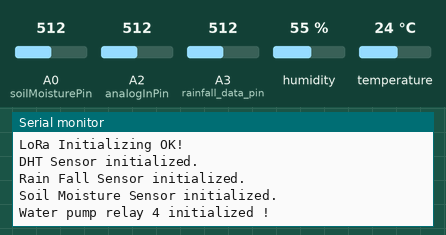
Recording of a sketch running on a simulated Arduino Uno, built with avr-gcc and run on an emulated ATmega328P. Shown: the last lines printed to the serial monitor. Wiring (inferred from the names in the program): DS3231 clock at I2C address 0x68. The inputs (shaded band) are chosen by the test bench; at power-on: A0 (soilMoisturePin) = 512, A2 (analogInPin) = 512, A3 (rainfall_data_pin) = 512, humidity 55 %, temperature 24 °C. The local clock reads 2024-03-15 10:24:30 at power-on unless the sketch sets it; random numbers use the default seed unless the sketch sets one; no radio packets arrive unless stated.

Above: at 1.4 s.
1.5 s: A0 (soilMoisturePin) set to 716
At 12.8 s:
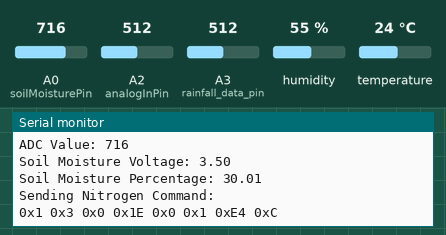
13.5 s: A2 (analogInPin) set to 716
At 13.5 s:
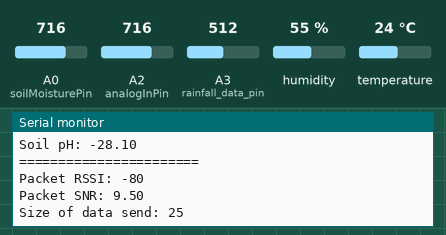
16.6 s: A3 (rainfall_data_pin) set to 30
19.7 s: A3 (rainfall_data_pin) set to 306
22.8 s: A0 (soilMoisturePin) set to 30
At 25.06 s:
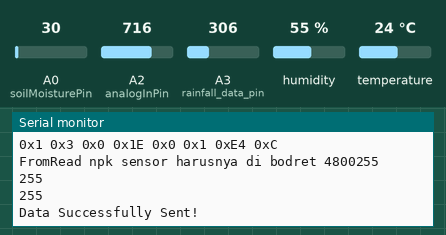
25.9 s: A2 (analogInPin) set to 30
At 26.9 s:
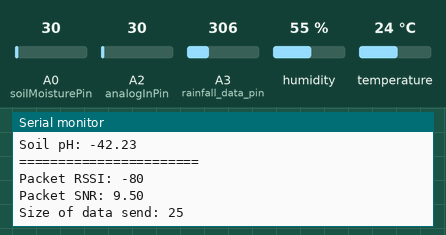

Measured:
- after the input at 1.5 s, the serial monitor: prints a new line after 10.5 s (image 1)
- after the input at 22.8 s, the serial monitor: prints a new line after 1.2 s (image 3)

The sketch:

Main_Uno.ino
```cpp
#include "LoraSX1278.h"
// #include "nrf24l01.h"
#include "dhht.h"
#include "soilMoisture.h"
#include "automation.h"
#include "rtc3231.h"
#include "npk.h"
#include "phSensor.h"
#include "rainfall.h"

unsigned long currentTime ;
unsigned long startTime ;
unsigned long intervalTime = 12000; // interval for sending nrf24l01

unsigned long previousDhtMillis = 0;
const unsigned long dhtInterval = 2000; // Interval waktu untuk membaca DHT

void setup() {
  Serial.begin(9600);
  delay(100);
  // setupNrf24l01();
  setupLora();
  setupRTC();
  initDHT();
  initRainfallSensor();
  initSoilMoistureSensor();
  initAutomation();
  initNPKSensor();
  initPhSensor();


}

void loop() {
  // SensorData data;
  // readData(data);
  // sendDataLora(data);
  currentTime = millis();


  // turnOnWaterPump();

  // Serial.println(AutomationStatus.waterPinStatus);

  // Membaca sensor DHT setiap 2 detik
  if (currentTime - previousDhtMillis >= dhtInterval) {
    previousDhtMillis = currentTime;
    readTemp();
    readHum();
  }


  if(currentTime - startTime >= intervalTime){
    // readAndSend();
    SensorData data;
    readData(data);
    sendDataLora(data);
    startTime = currentTime;
  }
  //  cekIntervalTime();
  byte second , minute , hour , dayOfWeek, dayOfMonth, month, year;
  readDS3231time(&second, &minute, &hour, &dayOfWeek, &dayOfMonth, &month, &year);

  time timeToDisplay;
  timeToDisplay.hour1 = hour;
  timeToDisplay.minute1 = minute;
  timeToDisplay.seconds1 = second;

  if (timeToDisplay.hour1 ==21 && timeToDisplay.minute1 == 25 && timeToDisplay.seconds1 == 10  && !waterPinState){
    Serial.println("Jadwal water pump hidup");
    turnOnWaterPump();
    Serial.println("ini dari struct  --> ");
    Serial.println(timeToDisplay.hour1);
    Serial.println(timeToDisplay.minute1);
    Serial.println(timeToDisplay.seconds1);
  }

  if (timeToDisplay.hour1 ==21 && timeToDisplay.minute1 == 27 && timeToDisplay.seconds1 == 00  && !waterPinState){
    Serial.println("Jadwal water pump hidup");
    turnOnWaterPump();
    Serial.println("ini dari struct  --> ");
    Serial.println(timeToDisplay.hour1);
    Serial.println(timeToDisplay.minute1);
    Serial.println(timeToDisplay.seconds1);
  }

  displayTime(); // digunakan untuk menampilkan &  mengset waktu yang dikirim ke NRF

  // Serial.println("ini dari struct  --> ");
  // Serial.println(timeToDisplay.hour1);
  // Serial.println(timeToDisplay.minute1);
  // Serial.println(timeToDisplay.seconds1);
  // Serial.println("---end---");
  // delay(3000);
  // cek time interval dari water pump
  cekIntervalTime();

}
```

LoraSX1278.cpp
```cpp
#include "LoraSX1278.h"
#include "rainfall.h"
#include "soilMoisture.h"
#include "automation.h"
#include "npk.h"
#include "phSensor.h"
#include "soilMoisture.h"
#include "dhht.h"


const int ss = 10;
const int rst = 9;
const int dio0 = 4;
const uint8_t LORA_MAC_PRIVATE_SYNCWORD = 0x12;
const uint8_t LORA_MAC_PUBLIC_SYNCWORD = 0x34;
const uint32_t LORA_FREQUENCY = 433E6;


void setupLora(){
  Serial.println("LoRa Sender");
  LoRa.setPins(ss, rst, dio0);
  // Parameter tambahan
  LoRa.setSPIFrequency (10000000); // cuman bisa 10 kalo 20 ga jalan
  LoRa.setTxPower(20);
  LoRa.setSignalBandwidth(125E3); // Bandwidth 125 kHz
  LoRa.setCodingRate4(5);         // Coding rate 4/5
  LoRa.setSpreadingFactor(7);     // Spreading factor 7
  // Set the LoRa frequency
  while (!LoRa.begin(433E6)) {
    Serial.println("Initializing LoRa...");
    delay(100);
  }
  LoRa.setSyncWord(LORA_MAC_PRIVATE_SYNCWORD); // Sync word for private network

  Serial.println("LoRa Initializing OK!");
}


void sendDataLora(const SensorData &data){
  if (!LoRa.beginPacket()){
    Serial.println("failed send packet" );
    return;
  }

  LoRa.write((uint8_t *)&data, sizeof(data));
  LoRa.endPacket();
  Serial.println("Data Successfully Sent!");
  Serial.print("Succes Data Size = "); Serial.println(sizeof(data));
  printDataLora(data);
  delay(100);

}

void printDataLora(const SensorData &data){
  Serial.println("===== Sensor Data Print =====");
  Serial.print("Counter: "); Serial.println(data.counter);
  Serial.print("Temperature: "); Serial.println(data.temperature);
  Serial.print("Humidity: "); Serial.println(data.humidity);
  Serial.print("Rainfall: "); Serial.println(data.rainfall);
  Serial.print("Soil Moisture (%): "); Serial.println(data.soilMoisturePercent);
  Serial.print("Water Pump Status: "); Serial.println(data.automation);
  Serial.print("Nitrogen: "); Serial.println(data.nitrogen);
  Serial.print("Phosphorus: "); Serial.println(data.phosporus);
  Serial.print("Potassium: "); Serial.println(data.potassium);
  Serial.print("Soil pH: "); Serial.println(data.phTanah);
  Serial.println("=======================");
  Serial.print("Packet RSSI: "); Serial.println(LoRa.packetRssi());
  Serial.print("Packet SNR: "); Serial.println(LoRa.packetSnr());
  Serial.print("Size of data send: ");
  Serial.println(sizeof(SensorData));
}


void readData(SensorData &data){
  // soil moisture
  readSoilMoisture();
  // soilMoisture soilMoistureValue;
  soilMoisture soilMoistureValue = readSoilMoisture();  // Ambil struct dari fungsi readSoilMoisture

  // npk
  byte nitrogen_value, phosphorus_value, potassium_value;
  readNPKSensor(nitrogen_value, phosphorus_value, potassium_value);
  npk npkValue ;
  // Automation
  Automation automationValue;
  // DHT
  readTemp();
  readHum();
  //PH
  readPh();


  if (isnan(data.temperature) || isnan(data.humidity) || isnan(data.rainfall)) {
    Serial.println("Gagal membaca dari sensor !");
  }

  // Mengisi nilai untuk dikirim (NRF)
  static uint8_t counter = 0 ;
  data.counter = ++counter;                                               //  counter
  data.temperature = random(10);//readTemp();                             //  suhu
  data.humidity = random(20); //readHum();                                //  kelembaban
  data.rainfall = readRainfall();                                         //  raindfall
  // data.adc = soilMoistureValue.adc;                                    //  soil moisture
  // data.tegangan = soilMoistureValue.tegangan;                          //  soil moisture
  data.soilMoisturePercent = soilMoistureValue.soilMoisturePercent;       //  soil moisture
  data.automation = waterPinState;                                        // status pompa air
  data.nitrogen = npkValue.nitrogen;                                      // npk
  data.phosporus = npkValue.phosporus;                                    // npk
  data.potassium = npkValue.potassium;                                    // npk
  // data.nitrogen = nitrogen_value;
  // data.phosporus = phosphorus_value;
  // data.potassium = potassium_value;
  data.phTanah = phTanah;                                                 //ph sensor
  // data.phSensorValue =phSensorValue;                                   //ph sensor


  // sx1278 dumy start
  // static uint8_t counter = 0 ;
  // data.counter = ++counter;
  // data.temperature = random(15, 35);
  // data.humidity = random(30, 70);
  // data.rainfall = random(0, 10);
  // data.soilMoisturePercent = random(40, 80);
  // data.automation = counter % 2;
  // data.nitrogen = random(10, 50);
  // data.phosporus = random(5, 25);
  // data.potassium = random(10, 40);
  // data.phTanah = random(5, 8);
}
```

LoraSX1278.h
```cpp
#ifndef LORASX1278_H
#define LORASX1278_H
#include <SPI.h>
#include <LoRa.h>


extern const int ss;
extern const int tst;
extern const int dio;
extern const uint8_t LORA_MAC_PRIVATE_SYNCWORD;
extern const uint8_t LORA_MAC_PUBLIC_SYNCWORD;
extern const uint32_t LORA_FREQUENCY;

/* Lora arduino pin
 SCK ---> 13
 MISO  ---> 12
 MOSI  ---> 11
 NSS   ---> 10
 RST ---> 9
 DIO0 ---> 4
 GND --> GND
 3.3V --> 3.3V
*/

// Define the data structure
struct SensorData {
  uint8_t counter;
  uint8_t temperature;
  float humidity;
  float rainfall;
  float soilMoisturePercent;
  bool automation;
  uint16_t nitrogen;
  uint16_t phosporus;
  uint16_t potassium;
  float phTanah;
}__attribute__((packed, aligned(1)));

void setupLora();
void readData(SensorData &data);
void sendDataLora(const SensorData &data);
void printDataLora(const SensorData &data);

#endif
```

automation.cpp
```cpp
#include "automation.h"

// Inisialisasi variabel global
unsigned long StartTime = 0;            // Waktu mulai penyiraman
unsigned long timeInterval = 60000;     // Interval waktu penyiraman (60 detik)
bool waterPinState ;             // Status pompa air (nyala/mati)

Automation AutomationStatus ;

void initAutomation() {
    pinMode(RELAY_WATER_PUMP, OUTPUT);
    Serial.println("Water pump relay 4 initialized !");
    digitalWrite(RELAY_WATER_PUMP, HIGH); // Matikan semua relay pada awalnya
    waterPinState = false;

}

void turnOnWaterPump() {
    // unsigned long currentMilliss = millis();

    waterPinState = true;

    digitalWrite(RELAY_WATER_PUMP, LOW); // Menghidupkan relay water pump
    Serial.println("Menghidupkan water pump");
    Serial.print("Current millis: ");
    Serial.println(millis());
    Serial.print("Start time: ");
    Serial.println(StartTime);

    StartTime = millis();;           // Waktu mulai

    AutomationStatus.waterPinStatus = waterPinState;
      bool tes;
  tes = digitalRead(RELAY_WATER_PUMP);
  Serial.print("nilai readnya = " );
  Serial.println(tes);
  Serial.print("nilai waterpinstate from turn on = " );
  Serial.println(waterPinState);
}

void cekIntervalTime() {
    unsigned long currentMilliss = millis();
    // Serial.print("Cek interval - Current millis: ");
    // Serial.println(currentMilliss);
    if ((waterPinState) && (currentMilliss - StartTime >= timeInterval)) {
        Serial.println("Mematikan semua pompa");
        digitalWrite(RELAY_WATER_PUMP, HIGH);          // Matikan relay water pump
        waterPinState = false;
        AutomationStatus.waterPinStatus = waterPinState;
        Serial.print("nilai waterpinstate from cek = " );
        Serial.println(waterPinState);
    }

}
```

automation.h
```cpp
#ifndef AUTOMATION_H
#define AUTOMATION_H

#include <Arduino.h>

const int RELAY_WATER_PUMP = 8;

// Variabel global untuk status pin dan waktu
extern unsigned long StartTime;
extern unsigned long timeInterval;
extern bool waterPinState ;


struct Automation{
  bool waterPinStatus;
};

// Deklarasi fungsi
void initAutomation();
void turnOnWaterPump();
void cekIntervalTime();


#endif 
```

dhht.cpp
```cpp
#include "dhht.h"

#define DHTPIN 4
#define DHTTYPE DHT11

DHT dht(DHTPIN, DHTTYPE);
float temperature ;
float humidity ;

void initDHT() {
  dht.begin();
  Serial.println("DHT Sensor initialized.");
}

float readTemp(){
  temperature = dht.readTemperature();
  return temperature;
}

float readHum(){
  humidity = dht.readHumidity();
  return humidity;
}
  // if (isnan(temperature) || isnan(humidity)) {
  //   Serial.println("Failed to read from DHT sensor!");
  // } else {
  //   Serial.print("Temperature: ");
  //   Serial.println(temperature);
  //   Serial.print("Humidity: ");
  //   Serial.println(humidity);
  // }
```

dhht.h
```cpp
#ifndef DHHT_H
#define DHHT_H

#include <DHT.h>

extern DHT dht;
extern float temperature;
extern float humidity;

void initDHT();

float readTemp();
float  readHum();
#endif
```

npk.cpp
```cpp
#include "npk.h"
#include <Arduino.h>
#include <SoftwareSerial.h>


#define DI 2
#define RO 3
#define DE 7
#define RE 8

// Membuat objek SoftwareSerial untuk menggantikan Serial2
SoftwareSerial npkSerial(RO, DI); // RX, TX


const byte nitro[] = {0x01, 0x03, 0x00, 0x1e, 0x00, 0x01, 0xe4, 0x0c};
const byte phos[] = {0x01, 0x03, 0x00, 0x1f, 0x00, 0x01, 0xb5, 0xcc};
const byte pota[] = {0x01, 0x03, 0x00, 0x20, 0x00, 0x01, 0x85, 0xc0};

byte values[11];

byte nitrogen() {
  npkSerial.flush();

  digitalWrite(DE, HIGH);
  digitalWrite(RE, HIGH);
  Serial.println("Sending Nitrogen Command:");
    for (byte i = 0; i < sizeof(nitro); i++) {
      Serial.print("0x");
      Serial.print(nitro[i], HEX);
      Serial.print(" ");
    }
  Serial.println();
  delay(10);
  if (npkSerial.write(nitro, sizeof(nitro)) == 8) {
    npkSerial.flush();
    digitalWrite(DE, LOW);
    digitalWrite(RE, LOW);
    for (byte i = 0; i < 7; i++) {
      values[i] = npkSerial.read();
    }
  }
  return values[4];
}

byte phosphorous() {
  npkSerial.flush();

  digitalWrite(DE, HIGH);
  digitalWrite(RE, HIGH);
  delay(10);
  if (npkSerial.write(phos, sizeof(phos)) == 8) {
    npkSerial.flush();
    digitalWrite(DE, LOW);
    digitalWrite(RE, LOW);
    for (byte i = 0; i < 7; i++) {
      values[i] = npkSerial.read();
    }
  }
  return values[4];
}

byte potassium() {
  npkSerial.flush();

  digitalWrite(DE, HIGH);
  digitalWrite(RE, HIGH);
  delay(10);
  if (npkSerial.write(pota, sizeof(pota)) == 8) {
    npkSerial.flush();
    digitalWrite(DE, LOW);
    digitalWrite(RE, LOW);
    for (byte i = 0; i < 7; i++) {
      values[i] = npkSerial.read();
    }
  }
  return values[4];
}

void initNPKSensor() {
  npkSerial.begin(4800);

  // Initiation for NPK sensor
  pinMode(RE, OUTPUT);
  pinMode(DE, OUTPUT);

  // put RS-485 into receive mode
  digitalWrite(DE, LOW);
  digitalWrite(RE, LOW);
}

void readNPKSensor(byte &nitrogen_value, byte &phosphorus_value, byte &potassium_value) {
  npk npkValue;
  nitrogen_value = nitrogen();
  delay(250);
  phosphorus_value = phosphorous();
  delay(250);
  potassium_value = potassium();
  delay(250);
  npkValue.nitrogen =nitrogen_value ;
  npkValue.phosporus =phosphorus_value ;
  npkValue.potassium =potassium_value ;
  Serial.print("FromRead npk sensor harusnya di bodret 4800");
  Serial.println(nitrogen_value);
  Serial.println(phosphorus_value);
  Serial.println(potassium_value);

}
```

npk.h
```cpp
#ifndef NPKSENSOR_H
#define NPKSENSOR_H

#include <Arduino.h>

extern const byte nitro[];
extern const byte phos[];
extern const byte pota[];
extern byte values[];

struct npk{
  uint16_t nitrogen;
  uint16_t phosporus;
  uint16_t potassium;
};

void initNPKSensor();
void readNPKSensor(byte &nitrogen_value, byte &phosphorus_value, byte &potassium_value);
byte nitrogen();
byte phosphorous();
byte potassium();

#endif // NPKSENSOR_H
```

phSensor.cpp
```cpp
#include "phSensor.h"

#define analogInPin A2 // di esp = 35 , arduino = A2 (Kuning DMS - A0), Hijau dms - 6 Uno, Kabel hitam-> orange dms, putih -> gnd board

int phSensorValue;        // Nilai ADC dari sensor
float phTanah;

void initPhSensor() {
  // Inisialisasi pin sensor pH tanah
  pinMode(analogInPin, INPUT);
}

void readPh() {
  phSensorValue = analogRead(analogInPin);
  phTanah = (-0.0693 * phSensorValue) + 7.3855;
  // phTanah = (-0.015 * phSensorValue) +16;

}
```

phSensor.h
```cpp
#ifndef PHSENSOR_H
#define PHSENSOR_H

#include <Arduino.h>

extern const int analogInPin;
extern int phSensorValue;
extern float phTanah;

void initPhSensor();
void readPh();

#endif
```

rainfall.cpp
```cpp
#include "rainfall.h"

const int rainfall_data_pin = A3;        // PIN ANALOG
float rainfall_value;

void initRainfallSensor() {
  pinMode(rainfall_data_pin, INPUT);
  Serial.println("Rain Fall Sensor initialized.");
}

float readRainfall() {
  rainfall_value = analogRead(rainfall_data_pin);
  return rainfall_value;

}
```

rainfall.h
```cpp
#ifndef RAINFALL_H
#define RAINFALL_H

#include <Arduino.h>

extern const int rainfall_data_pin;        // PIN ANALOG
extern float rainfall_value;

void initRainfallSensor();
float readRainfall();

#endif
```

soilMoisture.cpp
```cpp
#include "soilMoisture.h"

const int soilMoisturePin = A0;


void initSoilMoistureSensor() {
  pinMode(soilMoisturePin, INPUT);
  Serial.println("Soil Moisture Sensor initialized.");
}

soilMoisture readSoilMoisture() {
  soilMoisture soilMoistureValue;
  // soilMoistureValue.adc = (analogRead(soilMoisturePin) + 1)/4; //esp
  soilMoistureValue.adc = analogRead(soilMoisturePin); //uno
  soilMoistureValue.tegangan = soilMoistureValue.adc * (5.0 / 1023.0);
  soilMoistureValue.soilMoisturePercent = (100 - ((soilMoistureValue.adc/1023.00)*100));
  // soilMoistureValue.soilMoisturePercent = 100 - ((soilMoistureValue.adc / 1023.0) * 100);


   // Debugging: lihat nilai di serial monitor
  Serial.print("ADC Value: ");
  Serial.println(soilMoistureValue.adc);
  Serial.print("Soil Moisture Voltage: ");
  Serial.println(soilMoistureValue.tegangan);
  Serial.print("Soil Moisture Percentage: ");
  Serial.println(soilMoistureValue.soilMoisturePercent);
  return soilMoistureValue;

}
```

soilMoisture.h
```cpp
#ifndef SOILMOISTURE_H
#define SOILMOISTURE_H

#include <Arduino.h>

extern const int soilMoisturePin;

struct soilMoisture {
  uint16_t adc;
  float tegangan;
  float soilMoisturePercent;
};

void initSoilMoistureSensor();
soilMoisture readSoilMoisture();

#endif
```

Source omitted: rtc3231.h (3964 bytes)
